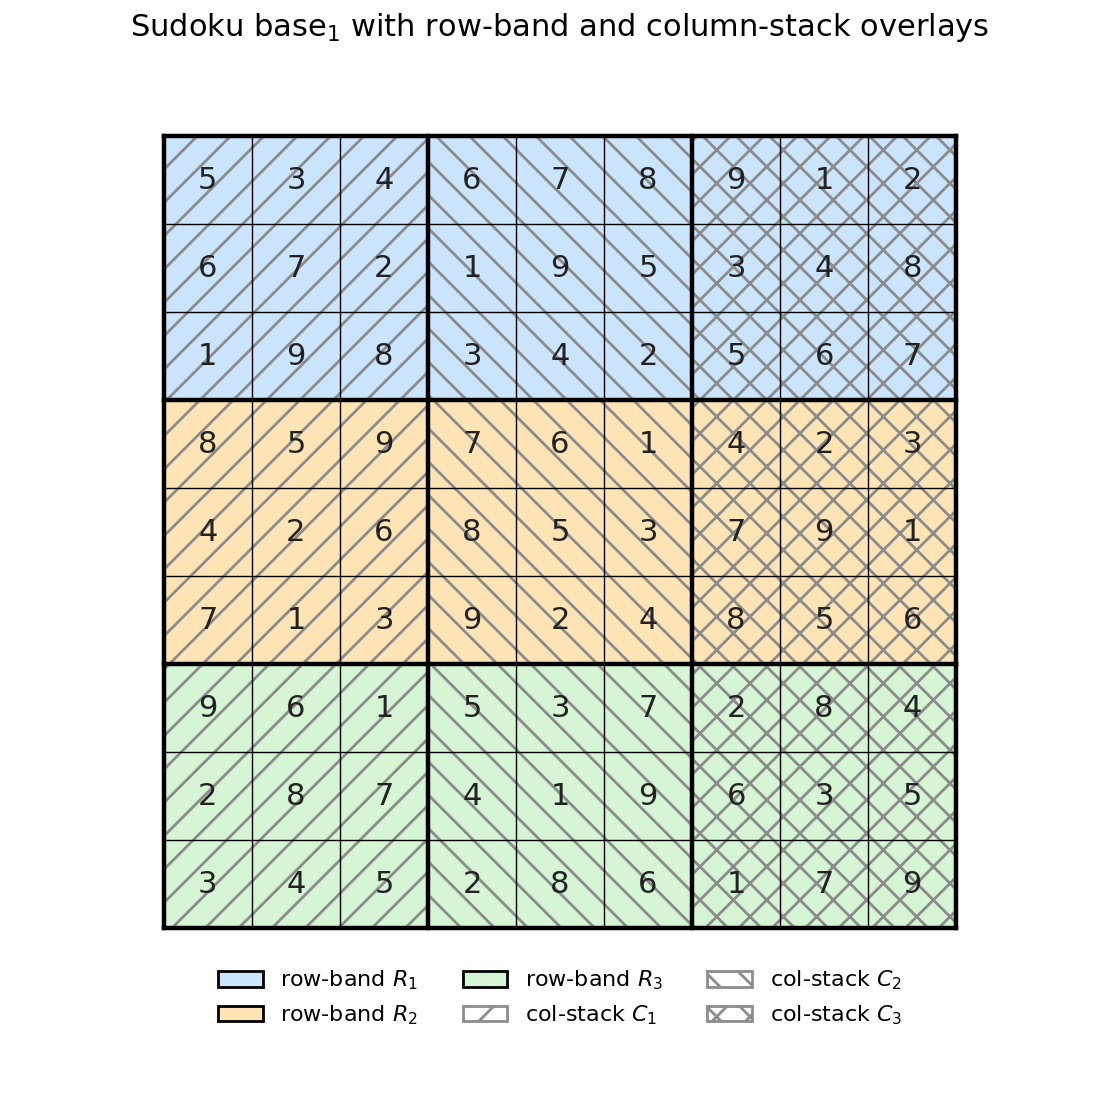

Here is the Python script that generated this plot:
r"""fig1_sudoku_projectors.py
============================
This paper ?3 --
and column-stack ($P_{\mathrm{cs}}$) projector overlays. The figure shows
that the Box Band Lemma identity $B_{\mathrm{rb}}^\top E B_{\mathrm{cs}} = 0$
acts on a basis adapted to the 3x3 box decomposition.

Frozen seed: ``RANDOM_SEED = 0`` (only used if the script is asked to
fill in a sample grid; the figure as shipped uses base1).
"""
from __future__ import annotations

from pathlib import Path

import matplotlib.pyplot as plt
import numpy as np
from matplotlib.patches import Rectangle

RANDOM_SEED = 0
HERE = Path(__file__).resolve().parent

# base1 grid (same as in the certified package).
BASE1 = np.array([
    [5, 3, 4, 6, 7, 8, 9, 1, 2],
    [6, 7, 2, 1, 9, 5, 3, 4, 8],
    [1, 9, 8, 3, 4, 2, 5, 6, 7],
    [8, 5, 9, 7, 6, 1, 4, 2, 3],
    [4, 2, 6, 8, 5, 3, 7, 9, 1],
    [7, 1, 3, 9, 2, 4, 8, 5, 6],
    [9, 6, 1, 5, 3, 7, 2, 8, 4],
    [2, 8, 7, 4, 1, 9, 6, 3, 5],
    [3, 4, 5, 2, 8, 6, 1, 7, 9],
], dtype=np.int64)

# Three row-bands and three column-stacks (each a union of 3 rows / cols).
RB_COLORS = ["#cce5ff", "#ffe4b5", "#d5f5d5"]
CS_HATCH = ["//", "\\\\", "xx"]


def main() -> Path:
    np.random.seed(RANDOM_SEED)
    fig, ax = plt.subplots(figsize=(5.6, 5.6))

    # Row-band background colors (3 horizontal bands).
    for k in range(3):
        ax.add_patch(Rectangle(
            (0, 9 - 3 * (k + 1)), 9, 3,
            facecolor=RB_COLORS[k], edgecolor="none", zorder=0,
        ))

    # Column-stack hatching (3 vertical stacks).
    for k in range(3):
        ax.add_patch(Rectangle(
            (3 * k, 0), 3, 9,
            facecolor="none", edgecolor="0.55",
            hatch=CS_HATCH[k], linewidth=0, zorder=1,
        ))

    # Cell entries.
    for i in range(9):
        for j in range(9):
            ax.text(
                j + 0.5, 9 - i - 0.5, str(int(BASE1[i, j])),
                ha="center", va="center", fontsize=11, color="#222",
                zorder=3,
            )

    # Thin grid lines.
    for k in range(10):
        lw = 1.6 if k % 3 == 0 else 0.5
        ax.plot([k, k], [0, 9], color="black", lw=lw, zorder=2)
        ax.plot([0, 9], [k, k], color="black", lw=lw, zorder=2)

    ax.set_xlim(-0.05, 9.05)
    ax.set_ylim(-0.05, 9.05)
    ax.set_aspect("equal")
    ax.set_xticks([])
    ax.set_yticks([])
    for s in ("top", "right", "left", "bottom"):
        ax.spines[s].set_visible(False)

    # Legend.
    rb_patches = [Rectangle((0, 0), 1, 1, facecolor=c, edgecolor="black",
                             label=f"row-band $R_{k+1}$")
                  for k, c in enumerate(RB_COLORS)]
    cs_patches = [Rectangle((0, 0), 1, 1, facecolor="white",
                             edgecolor="0.55", hatch=h,
                             label=f"col-stack $C_{k+1}$")
                  for k, h in enumerate(CS_HATCH)]
    ax.legend(handles=rb_patches + cs_patches,
              loc="upper center", bbox_to_anchor=(0.5, -0.02),
              ncol=3, frameon=False, fontsize=8)

    fig.suptitle(
        r"Sudoku base$_1$ with row-band and column-stack overlays",
        fontsize=11, y=0.99,
    )
    fig.tight_layout(rect=(0, 0.04, 1, 0.97))

    out_pdf = HERE / "fig1_sudoku_projectors.pdf"
    out_png = HERE / "fig1_sudoku_projectors.png"
    fig.savefig(out_pdf, metadata={"CreationDate": None, "ModDate": None})
    fig.savefig(out_png, dpi=200)
    plt.close(fig)
    print(f"[OK] {out_pdf.name}, {out_png.name}")
    return out_pdf


if __name__ == "__main__":
    main()
